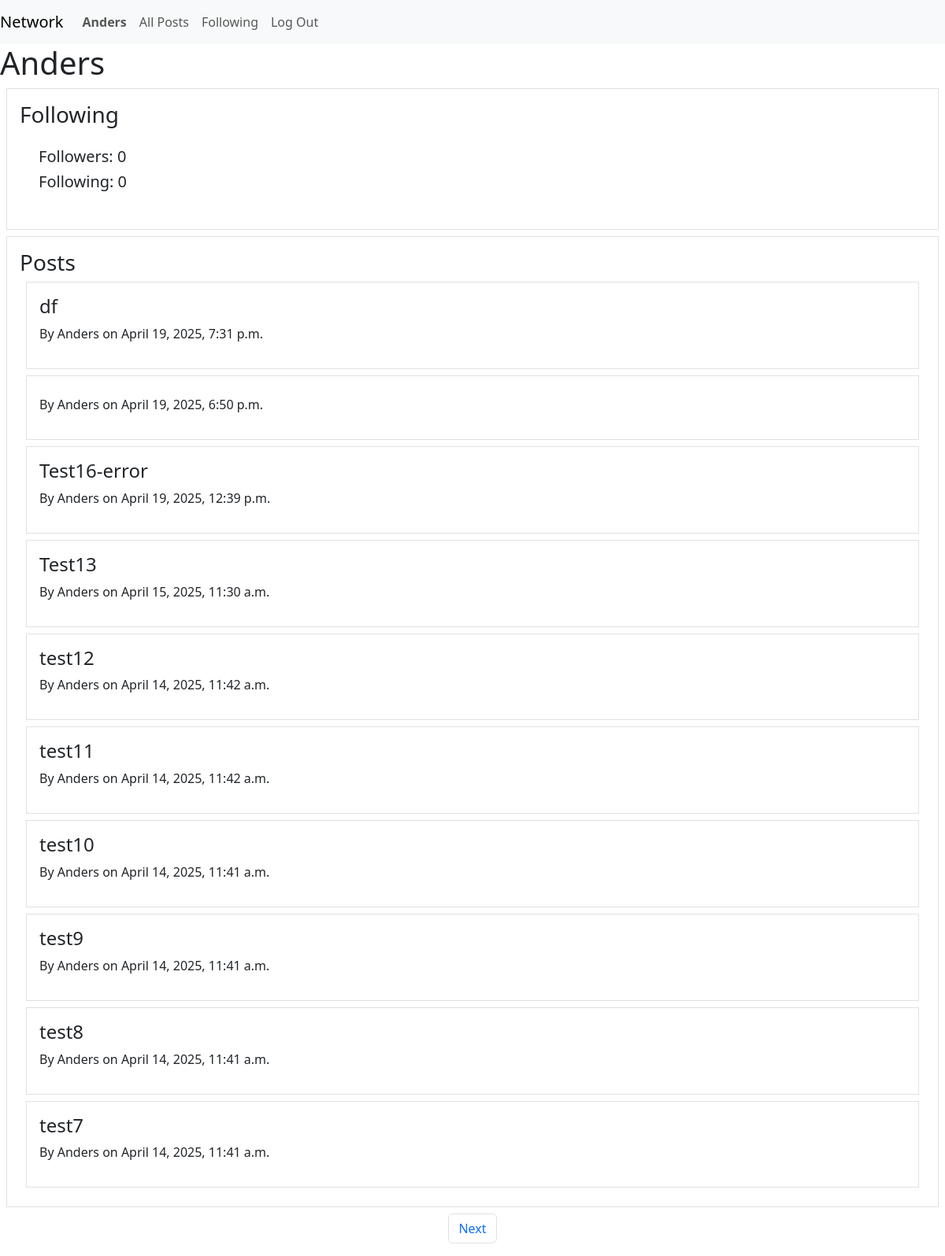
/profile/1 (signed in), run on the app's committed database.
### network/models.py (models this page shows, shortened)
class User(AbstractUser):
    pass

class Post(models.Model):
    content = models.CharField(max_length=500)
    user = models.ForeignKey(User, on_delete=models.CASCADE, related_name="author")
    date = models.DateTimeField(auto_now_add=True)

### network/views.py (the view)
# urls.py: path("profile/<int:user_id>", views.profile, name="profile"),
def profile(request, user_id):
    user = User.objects.get(pk=user_id)
    all_posts_user = Post.objects.filter(user=user).order_by("-id")
    following = Follow.objects.filter(user=user)
    followers = Follow.objects.filter(user_follower=user)
    try:
        check_follow = followers.filter(user=User.objects.get(pk=request.user.id))
        if len(check_follow) != 0:
            is_following = True
        else:
            is_following = False
    except:
        is_following = False
    paginator = Paginator(all_posts_user, 10)
    page_number = request.GET.get('page')
    posts_page = paginator.get_page(page_number)
    return render(request, "network/profile.html", {
        "all_posts_user": all_posts_user,
        "posts_page": posts_page,
        "username": user.username,
        "following": following,
        "followers": followers,
        "is_following": is_following,
        "user_profile": user,
    })

### network/templates/network/profile.html (shortened to what this page needs)
{% extends "network/layout.html" %}
{% load static %}
{% block body %}
    {% if user.is_authenticated %}
        <h1>{{ username }}</h1>
            <div class="border m-2 p-3" >
                <h3>Following</h3>
                <div class="m-2 p-3">
                    <h5>Followers: {{ followers.count }} </h5>
                    <h5>Following: {{ following.count }} </h5>
                </div>
            </div>
            <div class="border m-2 p-3" >
                <h3>Posts</h3>
                {% for post in posts_page %}
                <div class="border m-2 p-3">
                    <h4>{{ post.content }}</h4>
                    <p>By {{ post.user }} on {{ post.date }} </p>
                </div>
                {% endfor %}
            </div>
            <nav>
                <ul class="pagination justify-content-center">
                    {% if posts_page.has_next %}
                        <li class="page-item"><a class="page-link" href="?page={{ posts_page.next_page_number }}">Next</a></li>
                    {% endif %}
                </ul>
            </nav>
    {% endif %}
{% endblock %}

### network/templates/network/layout.html (shortened to what this page needs)
{% load static %}
<!DOCTYPE html>
<html lang="en">
    <head>
        <link href="https://cdn.jsdelivr.net/npm/bootstrap@5.3.5/dist/css/bootstrap.min.css" rel="stylesheet">
        <link href="{% static 'network/styles.css' %}" rel="stylesheet">
    </head>
    <body>
        <nav class="navbar navbar-expand-lg navbar-light bg-light">
            <a class="navbar-brand" href="{% url 'index' %}">Network</a>
            <div>
              <ul class="navbar-nav mr-auto">
                {% if user.is_authenticated %}
                    <li class="nav-item">
                        <a class="nav-link" href="{% url 'profile' user_id=user.id %}"><strong>{{ user.username }}</strong></a>
                    </li>
                {% endif %}
                <li class="nav-item">
                  <a class="nav-link" href="{% url 'index' %}">All Posts</a>
                </li>
                {% if user.is_authenticated %}
                    <li class="nav-item">
                        <a class="nav-link" href="{% url 'following' %}">Following</a>
                    </li>
                    <li class="nav-item">
                        <a class="nav-link" href="{% url 'logout' %}">Log Out</a>
                    </li>
                {% endif %}
              </ul>
            </div>
          </nav>
        <div class="body">
            {% block body %}
            {% endblock %}
        </div>
    </body>
</html>

### data on the page
User: username "Anders"
Post: content "df", user "Anders", date "April 19, 2025, 7:31 p.m."
Post: user "Anders", date "April 19, 2025, 6:50 p.m."
Post: content "Test16-error", user "Anders", date "April 19, 2025, 12:39 p.m."
Post: content "Test13", user "Anders", date "April 15, 2025, 11:30 a.m."
Post: content "test12", user "Anders", date "April 14, 2025, 11:42 a.m."
Post: content "test11", user "Anders", date "April 14, 2025, 11:42 a.m."
Post: content "test10", user "Anders", date "April 14, 2025, 11:41 a.m."
Post: content "test9", user "Anders", date "April 14, 2025, 11:41 a.m."
Post: content "test8", user "Anders", date "April 14, 2025, 11:41 a.m."
Post: content "test7", user "Anders", date "April 14, 2025, 11:41 a.m."

### other printed values
{{ followers.count }} "0"
{{ following.count }} "0"
